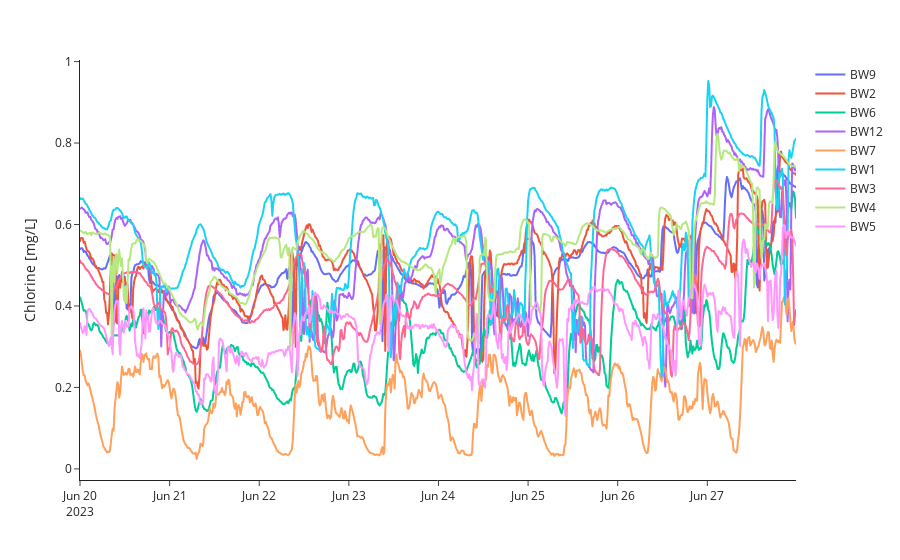

The code cell stored with this chart in its notebook:
### Markdown cell above
Chlorine time series plotting.

### Code cell
# chlorine data
try:
    wq_bwfl_ids = wq_df['bwfl_id'].unique()
    plot_wq_df = wq_df[(wq_df['bwfl_id'].isin(wq_bwfl_ids)) & (wq_df['data_type'] == 'chlorine')]

    fig = px.line(
        plot_wq_df,
        x='datetime',
        y='mean',
        color='bwfl_id',
    )

    fig.update_layout(
        xaxis_title='',
        yaxis_title='Chlorine [mg/L]',
        legend_title_text='',
        template='simple_white',
        height=450,
    )
    fig.show()
except:
    print("Plotting data not available.")

### Figure 1 — Plotly figure (JSON) as saved in the notebook; plotly's stock layout.template omitted (floating-point values rounded to 4 significant figures; data arrays with more than 128 entries replaced by an {"elided": "..."} marker saying what was removed)
{"data": [{"hovertemplate": "bwfl_id=BW9<br>datetime=%{x}<br>mean=%{y}<extra></extra>", "legendgroup": "BW9", "line": {"color": "#636efa", "dash": "solid"}, "marker": {"symbol": "circle"}, "mode": "lines", "name": "BW9", "showlegend": true, "type": "scattergl", "x": {"elided": "768 str values"}, "xaxis": "x", "y": {"elided": "768 float values"}, "yaxis": "y"}, {"hovertemplate": "bwfl_id=BW2<br>datetime=%{x}<br>mean=%{y}<extra></extra>", "legendgroup": "BW2", "line": {"color": "#EF553B", "dash": "solid"}, "marker": {"symbol": "circle"}, "mode": "lines", "name": "BW2", "showlegend": true, "type": "scattergl", "x": {"elided": "768 str values"}, "xaxis": "x", "y": {"elided": "768 float values"}, "yaxis": "y"}, {"hovertemplate": "bwfl_id=BW6<br>datetime=%{x}<br>mean=%{y}<extra></extra>", "legendgroup": "BW6", "line": {"color": "#00cc96", "dash": "solid"}, "marker": {"symbol": "circle"}, "mode": "lines", "name": "BW6", "showlegend": true, "type": "scattergl", "x": {"elided": "768 str values"}, "xaxis": "x", "y": {"elided": "768 float values"}, "yaxis": "y"}, {"hovertemplate": "bwfl_id=BW12<br>datetime=%{x}<br>mean=%{y}<extra></extra>", "legendgroup": "BW12", "line": {"color": "#ab63fa", "dash": "solid"}, "marker": {"symbol": "circle"}, "mode": "lines", "name": "BW12", "showlegend": true, "type": "scattergl", "x": {"elided": "768 str values"}, "xaxis": "x", "y": {"elided": "768 float values"}, "yaxis": "y"}, {"hovertemplate": "bwfl_id=BW7<br>datetime=%{x}<br>mean=%{y}<extra></extra>", "legendgroup": "BW7", "line": {"color": "#FFA15A", "dash": "solid"}, "marker": {"symbol": "circle"}, "mode": "lines", "name": "BW7", "showlegend": true, "type": "scattergl", "x": {"elided": "768 str values"}, "xaxis": "x", "y": {"elided": "768 float values"}, "yaxis": "y"}, {"hovertemplate": "bwfl_id=BW1<br>datetime=%{x}<br>mean=%{y}<extra></extra>", "legendgroup": "BW1", "line": {"color": "#19d3f3", "dash": "solid"}, "marker": {"symbol": "circle"}, "mode": "lines", "name": "BW1", "showlegend": true, "type": "scattergl", "x": {"elided": "768 str values"}, "xaxis": "x", "y": {"elided": "768 float values"}, "yaxis": "y"}, {"hovertemplate": "bwfl_id=BW3<br>datetime=%{x}<br>mean=%{y}<extra></extra>", "legendgroup": "BW3", "line": {"color": "#FF6692", "dash": "solid"}, "marker": {"symbol": "circle"}, "mode": "lines", "name": "BW3", "showlegend": true, "type": "scattergl", "x": {"elided": "768 str values"}, "xaxis": "x", "y": {"elided": "768 float values"}, "yaxis": "y"}, {"hovertemplate": "bwfl_id=BW4<br>datetime=%{x}<br>mean=%{y}<extra></extra>", "legendgroup": "BW4", "line": {"color": "#B6E880", "dash": "solid"}, "marker": {"symbol": "circle"}, "mode": "lines", "name": "BW4", "showlegend": true, "type": "scattergl", "x": {"elided": "768 str values"}, "xaxis": "x", "y": {"elided": "768 float values"}, "yaxis": "y"}, {"hovertemplate": "bwfl_id=BW5<br>datetime=%{x}<br>mean=%{y}<extra></extra>", "legendgroup": "BW5", "line": {"color": "#FF97FF", "dash": "solid"}, "marker": {"symbol": "circle"}, "mode": "lines", "name": "BW5", "showlegend": true, "type": "scattergl", "x": {"elided": "768 str values"}, "xaxis": "x", "y": {"elided": "768 float values"}, "yaxis": "y"}], "layout": {"autosize": true, "legend": {"title": {"text": ""}, "tracegroupgap": 0}, "margin": {"t": 60}, "xaxis": {"anchor": "y", "autorange": true, "domain": [0, 1], "range": ["2023-06-20", "2023-06-27 23:45"], "title": {"text": ""}, "type": "date"}, "yaxis": {"anchor": "x", "autorange": true, "domain": [0, 1], "range": [-0.02722, 1.004], "title": {"text": "Chlorine [mg/L]"}, "type": "linear"}}}
